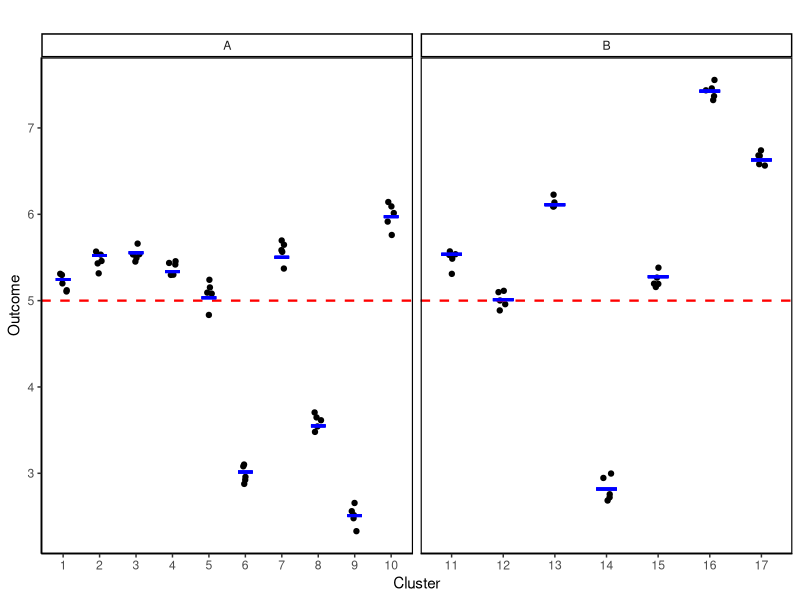

Generate this figure with R:
# ---------------------------
# Description : sandbox to draft code pieces
# Author : Serge Zaugg
# ---------------------------

library(tidyverse)
library(lme4)

generate_hierarchical_data <- function(par) {
  n <- (par$n_be_a + par$n_be_b) * par$n_wi
  n_clu <- (par$n_be_a + par$n_be_b)
  # group indicator 
  group <- c(rep(c("A"), each = par$n_be_a * par$n_wi), rep(c("B"), each = par$n_be_b * par$n_wi))
  # per-group mean
  mu <- c(rep(par$mu_a, each = par$n_be_a * par$n_wi), rep(par$mu_b, each = par$n_be_b * par$n_wi))
  # cluster/patient id
  cluster <- rep(rep(seq_len(n_clu), each = par$n_wi),times = 1)
  # per-cluser 'random' mean
  error_between <- rep(rnorm(n_clu, 0, par$sd_be), each = par$n_wi)
  # measurement error
  error_within <- rnorm(n, 0, par$sd_wi)
  # put together 
  data.frame(
    group,
    cluster,
    mu,
    error_between,
    error_within,
    y = mu + error_between + error_within
  )
}


plot_hierarchical_data <- function(dat) {
  
  
  dat <- dat |>
    dplyr::group_by(group) |>
    dplyr::mutate(x_pos = as.numeric(factor(cluster))) |>
    dplyr::ungroup()
  
  ggplot(dat,aes(x = factor(cluster), y = y)) +
    geom_jitter(width = 0.1, height = 0.0) +
    
    geom_hline(
      data = dat,
      aes(yintercept = mu),
      colour = "red",
      linewidth = 0.8,
      linetype = "dashed"
    ) +
    
    geom_segment(
      data = dat,
      aes(
        x = x_pos - 0.2,
        xend = x_pos + 0.2,
        y = mu + error_between,
        yend = mu + error_between
      ),
      colour = "blue",
      linewidth = 1
    ) + 
    
    
    facet_wrap(~group, scales = "free_x") +
    labs(x = "Cluster",y = "Outcome", title = "") +
    theme_classic() + 
    theme(
      panel.border = ggplot2::element_rect(
        colour = "black",
        fill = NA,
        linewidth = 0.8
      )
    )
}



#----------------------
# user input 
mu_a <- 5
mu_b <- 5
n_between_a <- 10
n_between_b <- 7
n_within <- 5
sd_between <- 1.3
sd_within <- 0.1

#----------------------
# server 
par <- list(
  mu_a = mu_a,
  mu_b = mu_b,
  n_be_a = n_between_a,
  n_be_b = n_between_b,
  n_wi = n_within,
  sd_be = sd_between,
  sd_wi = sd_within
)

df <- generate_hierarchical_data(par)


mod <- lmer(y ~ group + (1 | cluster), data = df)
mod_null <- lmer(y ~ 1 + (1 | cluster), data = df)
summary(mod)


df_random <- as.data.frame(VarCorr(mod)) |>
  select(groups = grp, std_dev = sdcor)

df_fixed <- as.data.frame(coef(summary(mod))) |> 
  rownames_to_column("Term")

df_lrt <- as.data.frame(anova(mod_null, mod))
p_value <- df_lrt$`Pr(>Chisq)`[2]


#----------------------
# display result  
plot_hierarchical_data(df)

estim_sd_between  <- df_random |> filter(groups == 'cluster') |> pull('std_dev')
estim_sd_resid    <- df_random |> filter(groups == 'Residual') |> pull('std_dev')
estim_effect_mean <- df_fixed |> filter(Term == 'groupB') |> pull('Estimate')
estim_effect_std  <- df_fixed |> filter(Term == 'groupB') |> pull('Std. Error')
estim_effect_pval <- df_lrt$`Pr(>Chisq)`[2]


# check 
summary(mod)
anova(mod_null, mod)
